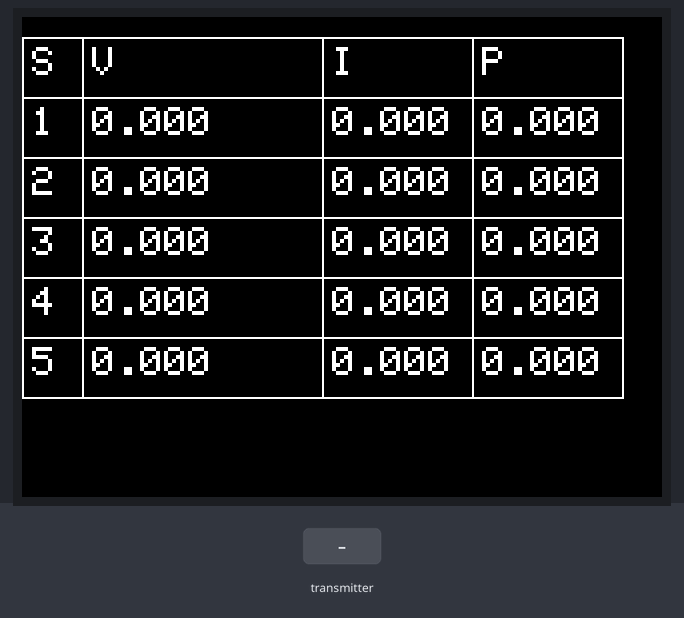
A sketch run on a simulated ESP8266 (NodeMCU). Shown: 320×240 colour display. The test bench sets the inputs (shaded band). What the sketch prints to the serial monitor is not drawn.

Above: at 1.4 s.
1.5 s: the transmitter starts sending id = 0
At 2.8 s:
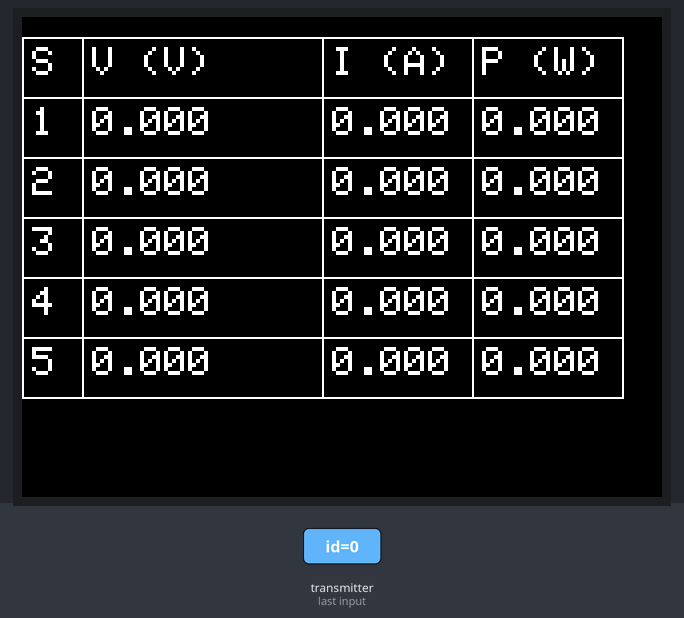
Timing chart, 0 to 4.5 s (numbered marks = the images above; inputs shaded):
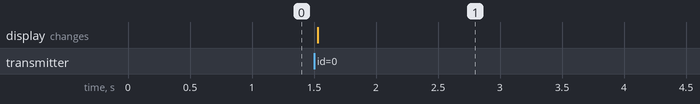

Measured:
- after the input at 1.5 s, the display: changes at once (image 1)

The sketch:

espnow_receiver_kecil_table.ino
```cpp
#include <TFT_eSPI.h> // Graphics and font library for ILI9341 driver chip
#include <SPI.h>

TFT_eSPI tft = TFT_eSPI();  // Invoke library

#include <ESP8266WiFi.h>
#include <espnow.h>

// Structure example to receive data
// Must match the sender structure
typedef struct struct_message {
  int id;
  float voltage;
  float current;
  float power;
  float energy;
  float frequency;
  float powerFactor;
} struct_message;

// Create a struct_message called dataSensor
struct_message dataSensor;

const int tableRows = 6;
const int tableCols = 4;
int cellWidth;
int voltageWidth = 30;
const int defaultCellWidth = 75;
const int cellHeight = 30;
const int startX = 0;
const int startY = 10;

String dummyData[tableRows][tableCols] = {
  {"S", "V", "I", "P"},
  {"1", "0.000", "0.000", "0.000"},
  {"2", "0.000", "0.000", "0.000"},
  {"3", "0.000", "0.000", "0.000"},
  {"4", "0.000", "0.000", "0.000"},
  {"5", "0.000", "0.000", "0.000"},
};

String data[tableRows][tableCols];
String TABLE_HEADER[tableCols] = {"S", "V (V)", "I (A)", "P (W)"};

// Callback function that will be executed when data is received
void OnDataRecv(uint8_t * mac, uint8_t *incomingData, uint8_t len) {
  memcpy(&dataSensor, incomingData, sizeof(dataSensor));

  Serial.print("Bytes received: ");
  Serial.println(len);
  serialDebug(&dataSensor);

  tft.setCursor(0, 0);

  struct_message* checkData = &dataSensor;

  for(int col = 0; col<5; col++){
    data[0][col] = TABLE_HEADER[col];
  }

  if(checkData->id == 1){
    saveValueOnArray(&dataSensor);
  }

  if(checkData->id == 2){
    saveValueOnArray(&dataSensor);
  }

  if(checkData->id == 3){
    saveValueOnArray(&dataSensor);
  }

  if(checkData->id == 4){
    saveValueOnArray(&dataSensor);
  }

  if(checkData->id == 5){
    saveValueOnArray(&dataSensor);
  }

  drawTable(data);

}

void setup() {
  // Initialize Serial Monitor
  Serial.begin(115200);
  tft.init();
  tft.setRotation(3);
  tft.fillScreen(TFT_BLACK);

  // Set device as a Wi-Fi Station
  WiFi.mode(WIFI_STA);

  // Init ESP-NOW
  if (esp_now_init() != 0) {
    Serial.println("Error initializing ESP-NOW");
    return;
  }

  // Once ESPNow is successfully Init, we will register for recv CB to
  // get recv packer info
  drawTable(dummyData);
  esp_now_set_self_role(ESP_NOW_ROLE_SLAVE);
  esp_now_register_recv_cb(OnDataRecv);
}

void serialDebug(struct struct_message* dataSensor){
  Serial.print("Alat: ");         Serial.println(dataSensor->id);
  Serial.print("Voltage: ");      Serial.print(dataSensor->voltage);      Serial.println("V");
  Serial.print("Current: ");      Serial.print(dataSensor->current);      Serial.println("A");
  Serial.print("Power: ");        Serial.print(dataSensor->power);        Serial.println("W");
  Serial.print("Energy: ");       Serial.print(dataSensor->energy);     Serial.println("kWh");
  Serial.print("Frequency: ");    Serial.print(dataSensor->frequency); Serial.println("Hz");
  Serial.print("PF: ");           Serial.println(dataSensor->powerFactor);
  Serial.println();
}

void saveValueOnArray(struct struct_message* dataSensor){
  data[dataSensor->id][0] = String(dataSensor->id);
  data[dataSensor->id][1] = String(dataSensor->voltage, 3);
  data[dataSensor->id][2] = String(dataSensor->current, 3);
  data[dataSensor->id][3] = String(dataSensor->current*dataSensor->voltage, 3);
}

void loop() {
  // tft.setTextColor(ILI9341_WHITE);  tft.setTextSize(2);
  // tft.println("V : ");

}

void drawTable(String data[tableRows][tableCols]) {
  // Draw the table grid
  for (int row = 0; row <= tableRows; row++) {
    int y = startY + row * cellHeight;
    tft.drawLine(startX, y, startX + tableCols * defaultCellWidth, y, TFT_WHITE); // Horizontal line
  }

  for (int col = 0; col <= tableCols; col++) {
    Serial.println("test");

    cellWidth = col == 1 ? voltageWidth : defaultCellWidth;

    Serial.println(cellWidth);
    int x = startX + col * cellWidth;
    tft.drawLine(x, startY, x, startY + tableRows * cellHeight, TFT_WHITE); // Vertical line
  }

  // Fill in the table with some example data
  for (int row = 0; row < tableRows; row++) {
    for (int col = 0; col < tableCols; col++) {
      String text = "R" + String(row + 1) + "C" + String(col + 1); // Example text
      cellWidth = col == 1  ? voltageWidth : defaultCellWidth;
      int textX = startX + col * cellWidth + 5; // Add some padding
      int textY = startY + row * cellHeight + 5; // Add some padding
      tft.setTextColor(TFT_WHITE, TFT_BLACK);
      tft.setTextSize(2);
      tft.setCursor(textX, textY);
      tft.print(data[row][col]);
    }
  }
}
```
